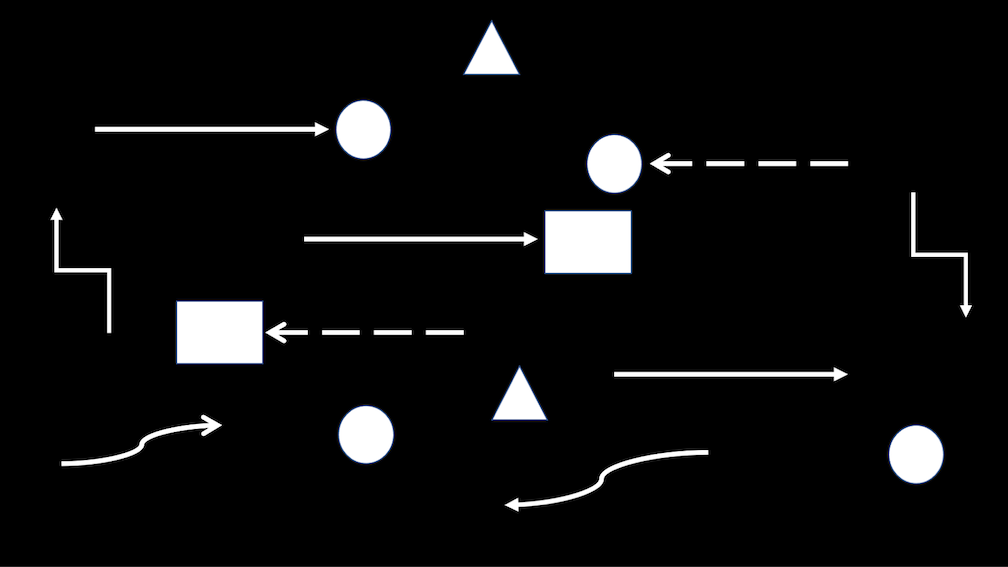
#> input picture arrows.png, 1008 x 567 px
$ jupyter execute Arrow-Recognition.ipynb
#> lines starting #> are read from the running program, lines starting #| are printed output that depends on the picture; after the words box and inside, x2 and y2 are one past the last pixel; in counts of white or black regions, pixels touching at a corner belong together
#> further down, image is the input picture: shape (567, 1008, 3); mean B, G, R 15, 14.7, 14.6
[cell 1]
import cv2
import numpy as np
from matplotlib import pyplot as plt

def get_only_arrows(threshold_image):
    background_image = np.zeros_like(threshold_image) #for getting the image without shapes
    #CHAIN_APPROX_SIMPLE -> to getting corners of the image
    #RETR_TREE -> retrieve all the contours
    #it is easier to find contours when it is a threshold image
    contours, hierarchy = cv2.findContours(threshold_image, cv2.RETR_TREE, cv2.CHAIN_APPROX_SIMPLE)
#> contours = 24 contours; largest, box (x1, y1, x2, y2) and area: (0, 0, 1008, 567) 569962, (176, 300, 264, 365) 5563, (544, 210, 632, 274) 5479, (586, 134, 643, 194) 2583, (888, 424, 945, 485) 2574
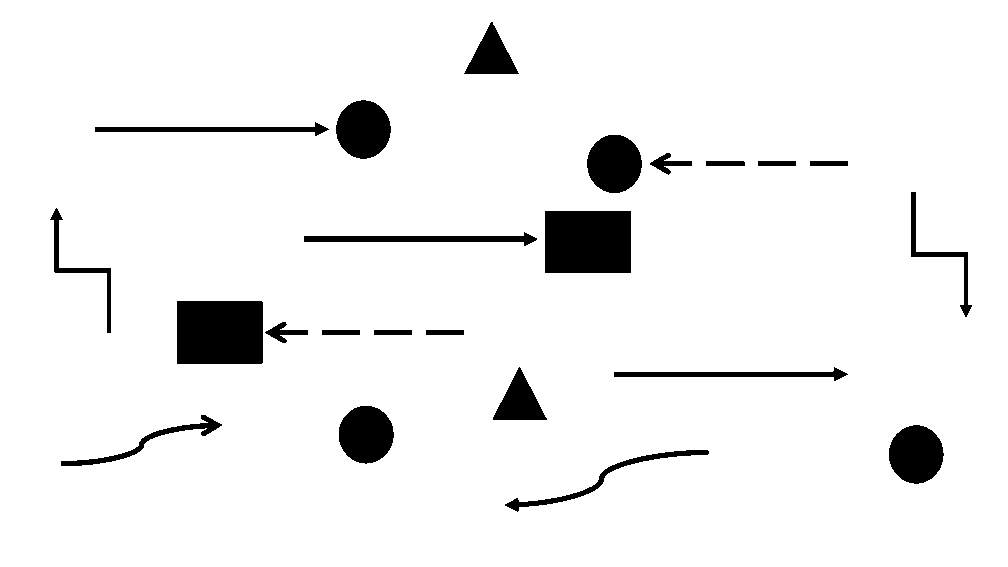
#> threshold_image: shape (567, 1008); 94.2% white; 23 black regions, largest, box (x1, y1, x2, y2) and area: (177, 301, 263, 364) 5416, (545, 211, 631, 273) 5332, (587, 135, 642, 193) 2503
    #hierarchy will be never used in this context (layers of the image)
    for cnt in contours:
        hull = cv2.convexHull(cnt, returnPoints=False) #boundaries of shapes
        defects = cv2.convexityDefects(cnt, hull) #holes between boundaries and shape
        if defects is not None:
            for i in range(defects.shape[0]):
                if defects[i, 0][3] > 500:
                    cv2.drawContours(background_image, [cnt], -1, (255,255,255), -1) #-1 is for drawing all contours
#> this loop made 24 passes
#> hull on passes 6 to 17: [1, 13, 14, 15, 27, 28, 31, 32, 33, 34], [0, 1, 19, 49, 50, 51, 52, 53, 54, 68, 102], [0, 1, 2, 3, 4, 5, 6, 7], [0, 1, 2, 3, 4, 5, 6, 7], [0, 1, 2, 3, 4, 5, 6, 7], [1, 2, 10, 11, 12, 13, 20, 21, 25, 31, 35, 36, 37, 47], [0, 1, 2, 3, 4, 5, 6, 7], [1, 13, 14, 15, 16, 26, 27, 30, 31, 32, 33], [0, 1, 2, 3, 4, 5, 6, 7], [0, 1, 16, 17, 18, 19, 20, 23, 26, 36], [0, 1, 2, 3, 6, 9, 10, 20, 21, 22, 23, 39], [0, 1, 2, 3, 4, 5, 6, 7]
#> (cnt, hull) on pass 1: ([[0, 0], [0, 566], [1007, 566], [1007, 0]], [3, 2, 1, 0])
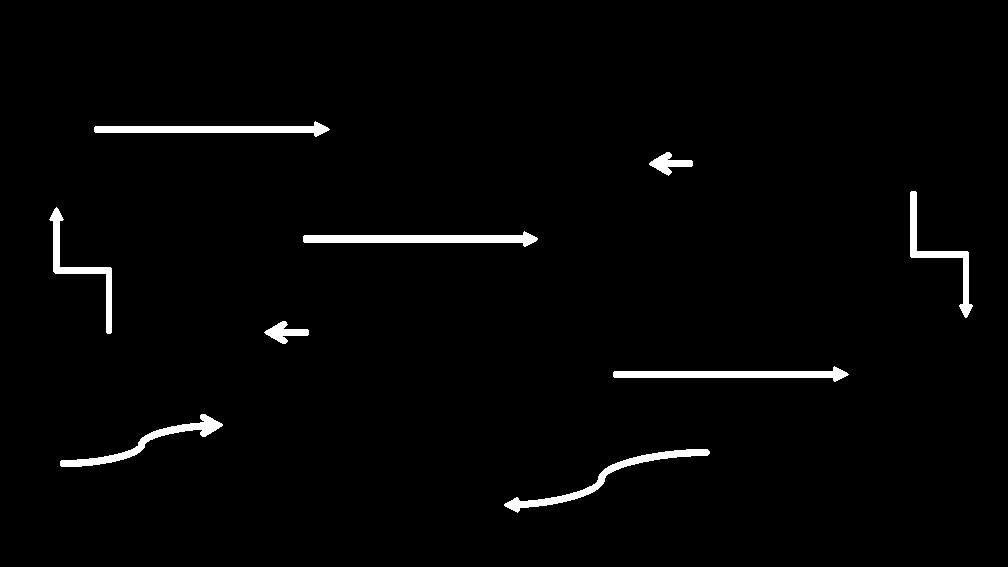
#> background_image: shape (567, 1008); 2% white; 9 white regions, largest, box (x1, y1, x2, y2) and area: (303, 231, 538, 247) 1904, (94, 121, 330, 137) 1686, (613, 366, 849, 382) 1686
    return background_image

image = cv2.imread("arrows.png")
arrow_image = get_only_arrows(cv2.threshold(cv2.cvtColor(image, cv2.COLOR_BGR2GRAY), 100, 255, cv2.THRESH_BINARY_INV)[1])
plt.imshow(arrow_image)
